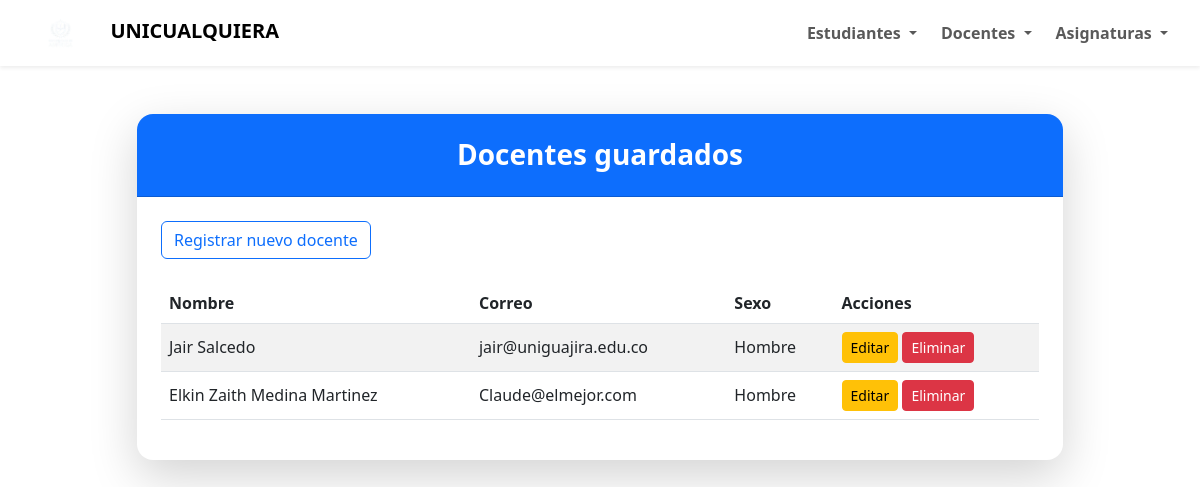
The page /docentes/ on the database as committed earlier.
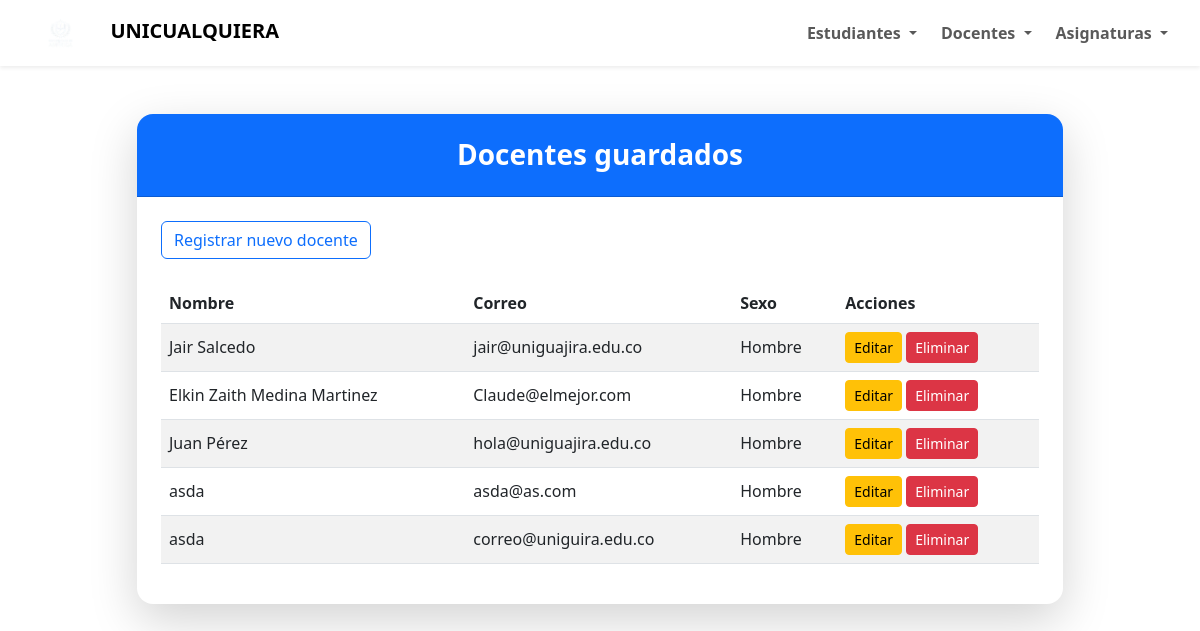
The same page on the database as committed later.
### apps/docentes/models.py (models this page shows, shortened)
class docentes(models.Model):
    nombre = models.CharField(max_length=100, verbose_name="Nombre completo")
    correo = models.CharField(
        max_length=100,
        validators=[validar_correo],
        unique=True,
        verbose_name="Correo electronico",
    )
    class sexo_docente(models.TextChoices):
        Hombre = "H", "Hombre"
        Mujer = "M", "Mujer"
    sexo = models.CharField(
        max_length=1,
        choices=sexo_docente,
        blank=False,
        default="H",
        verbose_name="Sexo",
    )
    class Meta:
        verbose_name = "Docente"
        verbose_name_plural = "Docentes"

### apps/docentes/views.py (the view)
# urls.py: path('', views.lista_docentes, name='lista_docentes'),
def lista_docentes(request):
    docentes_lista = docentes.objects.all()
    return render(request, 'docentes/lista_docentes.html', {'docentes': docentes_lista})

### templates/docentes/lista_docentes.html (shortened to what this page needs)
{% extends 'base_layout.html' %}
{% block content %}
<div class="container py-5">
    <div class="row justify-content-center">
        <div class="col-lg-10">
            <div class="card shadow-lg border-0 rounded-4">
                <div class="card-header bg-primary text-white text-center py-4 rounded-top-4">
                    <h3 class="mb-0 fw-bold">Docentes guardados</h3>
                </div>
                <div class="card-body p-4">
                    <a href="{% url 'crear_docente' %}" class="btn btn-outline-primary mb-4">Registrar nuevo docente</a>
                    {% if docentes %}
                    <div class="table-responsive">
                        <table class="table table-striped align-middle">
                            <thead>
                                <tr>
                                    <th>Nombre</th>
                                    <th>Correo</th>
                                    <th>Sexo</th>
                                    <th>Acciones</th>
                                </tr>
                            </thead>
                            <tbody>
                                {% for docente in docentes %}
                                <tr>
                                    <td>{{ docente.nombre }}</td>
                                    <td>{{ docente.correo }}</td>
                                    <td>{{ docente.get_sexo_display }}</td>
                                    <td>
                                        <a href="{% url 'actualizar_docente' docente.pk %}"
                                            class="btn btn-sm btn-warning">Editar</a>
                                        <form action="{% url 'eliminar_docente' docente.pk %}" method="post" class="d-inline">
                                            <button type="submit" class="btn btn-sm btn-danger">Eliminar</button>
                                        </form>
                                    </td>
                                </tr>
                                {% endfor %}
                            </tbody>
                        </table>
                    </div>
                    {% else %}
                    <p class="text-muted">Aún no hay docentes registrados.</p>
                    {% endif %}
                </div>
            </div>
        </div>
    </div>
</div>
{% endblock %}

Rows that differ between the two databases and show on the page:
added docentes: nombre "Juan Pérez", correo "hola@uniguajira.edu.co", sexo "Hombre"
added docentes: nombre "asda", correo "asda@as.com", sexo "Hombre"
added docentes: nombre "asda", correo "correo@uniguira.edu.co", sexo "Hombre"
